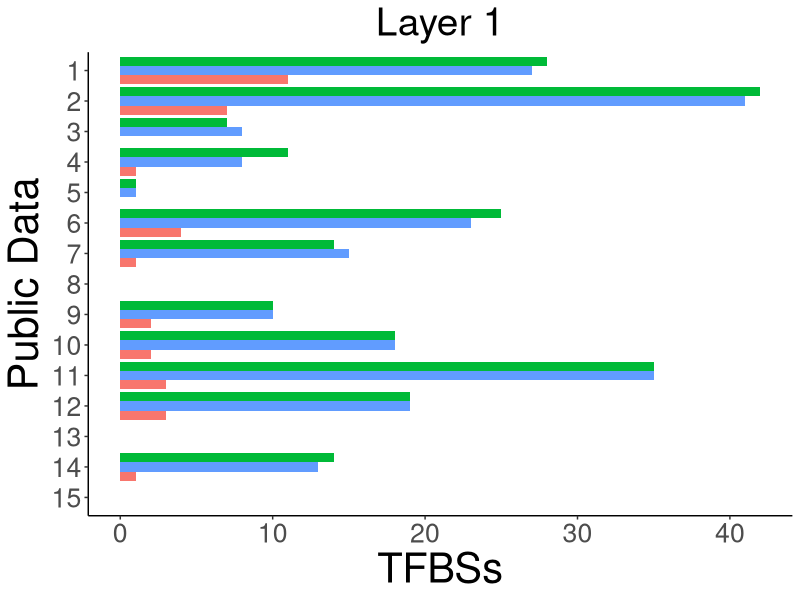

Here is the R script that generated this plot:
library(ggplot2)
library(ggsci)

#levels(x$sample)

x <- data.frame(
    data   = c("1", "2", "3", "4", "5", "6", "7", "8", "9", "10", "11", "12", "13", "14", "15", "1", "2", "3", "4", "5", "6", "7", "8", "9", "10", "11", "12", "13", "14", "15", "1", "2", "3", "4", "5", "6", "7", "8", "9", "10", "11", "12", "13", "14", "15"),
    sample = c("Promoter","Promoter","Promoter","Promoter","Promoter","Promoter","Promoter","Promoter","Promoter","Promoter","Promoter","Promoter","Promoter","Promoter","Promoter","Enhancer","Enhancer","Enhancer","Enhancer","Enhancer","Enhancer","Enhancer","Enhancer","Enhancer","Enhancer","Enhancer","Enhancer","Enhancer","Enhancer","Enhancer","Promoter.Enhancer","Promoter.Enhancer","Promoter.Enhancer","Promoter.Enhancer","Promoter.Enhancer","Promoter.Enhancer","Promoter.Enhancer","Promoter.Enhancer","Promoter.Enhancer","Promoter.Enhancer","Promoter.Enhancer","Promoter.Enhancer","Promoter.Enhancer","Promoter.Enhancer","Promoter.Enhancer" ),
    number = c(11,7,0,1,0,4,1,0,2,2,3,3,0,1,0,27,41,8,8,1,23,15,0,10,18,35,19,0,13,0,28,42,7,11,1,25,14,0,10,18,35,19,0,14,0)
    )
    x$sample <- factor(x$sample, levels = unique(x$sample))

g <- ggplot(x, aes(x = data, y = number, fill = sample)) +
    geom_bar(stat = "identity", position = "dodge") +
    scale_x_discrete(limit=c('15','14','13','12','11','10','9','8','7','6','5','4','3','2','1')) +
    coord_flip() +
    labs(title = "Layer 1", x = "Public Data", y = "TFBSs", fill = "") +
    guides(fill = guide_legend(reverse = TRUE)) +
    scale_fill_manual(labels = c("Promoter", "Enhancer","Promoter/Enhancer"), values = c("#F8766D","#619CFF", "#00BA38")) +
    theme_classic() +
    theme(legend.position = "none")

g2 <- g +
      theme(plot.title = element_text(size = 28, hjust = 0.5), axis.title=element_text(size= 30), text = element_text(size = 24))
plot(g2)
